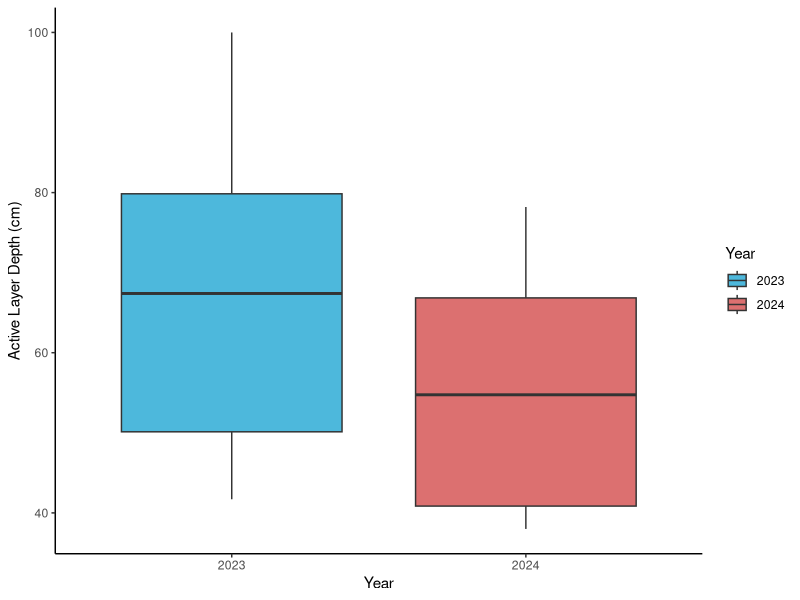
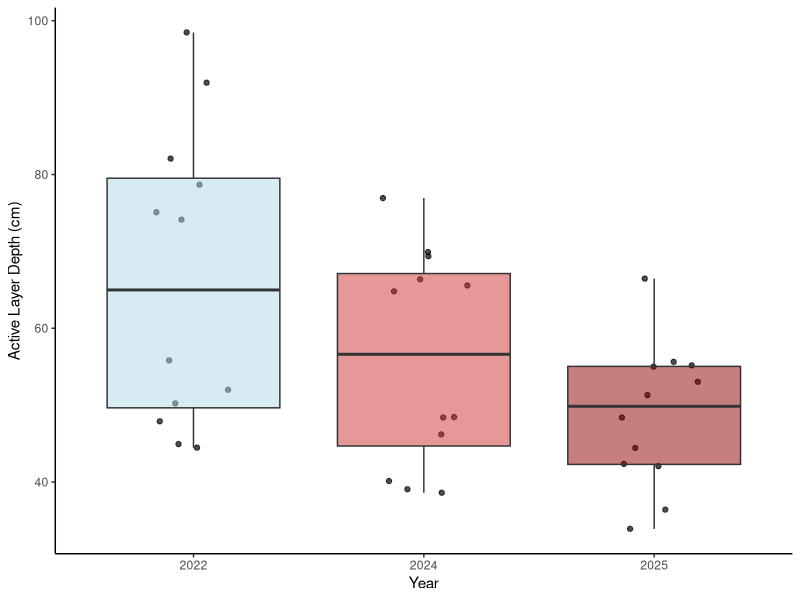

Source code (R) for these figures, in order: (Note: this script raises an error after producing the figures.)
# ACTIVE LAYER DEPTH COMPARISON
# 19/01/2026

# LOAD LIBRARIES----
library(ggplot2)
library(dplyr)
library(readxl)
library(tidyr)

# LOAD DATA----
ald_data <- read_excel("datasets/QHI_roots_data/active_layer_depths_data.xlsx")
ald_all_years<-read_excel("datasets/QHI_roots_data/active_layer_thaw_combined.xlsx")

# DATA CLEANING----
ald_data$year <- as.factor(ald_data$year)
ald_all_years$year <- as.factor(ald_all_years$year)

# ACTIVE LAYER 2022 VS 2024 ----
(ald_plot<-ald_data %>%
    filter(year %in% c(2023, 2024)) %>%
    ggplot(aes(x = year, y = depth, fill = as.factor(year))) +
    geom_boxplot(position = position_dodge(width = 0.8), alpha = 0.7) +
    labs(
      x = "Year",
      y = "Active Layer Depth (cm)",
      fill = "Year") +
    scale_fill_manual(values = c("2023" = "deepskyblue3", "2024" = "brown3"))+
    theme_classic() 
)

# WTF is active layer depth decreasing post heatwave- surely over the years active layer is getting bigger from permafrost thawing 
# some explanations 
# 1. Measurement error or inconsistencies in data collection methods between years or mixed up two years when putting data folder together 
# 2. Unusual weather patterns in 2024 that led to shallower active layers, such as increased precipitation or cooler temperatures (though doesn't correlate with temperature data)
# 3. Changes in vegetation cover or soil composition that could affect insulation and heat transfer to the permafrost layer- i.e. increase in vegetation cover, more mosses under warmer temperatures, create blanket and insulate?

# OLD PLOT -- ACTIVE LAYER 2022, 2024, 2025 COMPARISON----
(ald_all_years_plot<-ald_all_years %>%
    ggplot(aes(x = year, y = thaw_av, fill = as.factor(year))) +
    geom_jitter(width = 0.2, alpha = 0.7) +
    geom_boxplot(position = position_dodge(width = 0.8), alpha = 0.5) +
    labs(
      x = "Year",
      y = "Active Layer Depth (cm)",
      fill = "Year") +
    scale_fill_manual(values = c("2022" = "lightblue", "2024" = "brown3", "2025"= "darkred"))+
    theme_classic()+
    theme(legend.position = "none")
)

# Why is active layer decreasing over time? Unless its been labelled wrong and instead of active layer it should be permafrost layer? But how would they measure that?
# Makes more sense that over the years, with heatwaves and CC for active layer depth to increase as permafrost thaw increases?
# worth noting though that our root core depths only go to 30 cm which isn't even the minimum of any of these ald 
# so maybe the active layer depth data is correct but our root data isn't deep enough to capture roots in the full active layer?


# NEW PLOT- ACTIVE LAYER 2022, 2024, 2025 COMPARISON----

# clean data
ald_all_years <- ald_all_years %>%
  mutate(year = as.factor(year))
# filter data for in 2022 doy 217, in 2024 doy 223 & 224, in 2025 doy 223 & 225
ald_filtered <- ald_all_years %>%
  filter((year == 2022 & doy == 217) |
           (year == 2024 & doy %in% c(223, 224)) |
           (year == 2025 & doy %in% c(223, 225)))
# filtering for last sampling dates in each year to compare ALD across years 

# plot 
(ald_all_years_plot <- ggplot(ald_filtered, aes(x = year, y = thaw_av, fill = year)) +
    geom_jitter(width = 0.2, alpha = 0.7) +
    geom_boxplot(position = position_dodge(width = 0.8), alpha = 0.5) +
    labs(title = "Active Layer Depth Across Years at End of Growing Season",
         x = "Year",
         y = "Active Layer Depth (cm)") +
    scale_fill_manual(values = c("2022" = "brown1", "2024" = "brown3", "2025"= "darkred"))+
    theme_classic() +
    theme(legend.position = "none")
)


# ANOVA TEST ACTIVE LAYER DEPTH YEARS----
anova_ald<- aov(thaw_av ~ year, data = ald_all_years)
summary(anova_ald)
# significant difference in active layer depth between years (p-value = 0.0213)


# CHECK ASSUMPTIONS----
# normality of residuals
plot(anova_ald)
shapiro.test(residuals(anova_ald))
hist(residuals(anova_ald))
# normal?

# homogeneity of variance
bartlett.test(thaw_av ~ year, data = ald_all_years)
# also fine


# ACTIVE LAYER PAST YEARS----
# incls years post large thaw in 2023 
(ald_all_years<-ald_all_years %>%
    ggplot(aes(x = year, y = thaw_av)) +
    geom_point(alpha = 0.5) +
    geom_smooth(method = "lm")+
    labs(x = "Year",
         y = "Active Layer Depth (cm)") +
    theme_classic()+
    theme(axis.text.x = element_text(angle = 45, hjust = 1))+
   scale_y_reverse()+
   geom_hline(yintercept = 0, linetype = "dashed", color = "black", linewidth = 1)
   
)

# analysis of the line- not right, want to determine significance of ald across all years 
mod1 <- lm(thaw_av ~ as.numeric(as.character(year)), data = ald_all_years)
summary(mod1)
# p= 0.04861 - significant but when look at r2 value its 0.004
# very weak relationship between year and ald
# thaw depth decreasing by 0.10cm per year
# very small trend, but let's see what happens when we exclude the 2024 and 2025


# normality of residuals
plot(mod1)
shapiro.test(residuals(mod1))
hist(residuals(mod1))
# normal


# interesting, inclusion of 2024 and 2024 now changes the pattern
# from Isla's report, up until 2023, ALDs were increasing, but now decreasing/not changed now since 1986
# but this hides what has actually been happening i.e. the large thawing in 2023
# climate change is impacting, unlike what this figure would suggets 


# do figure removing years 2024 and 2025 to see how its been increasing ALD 
ald_pre2023 <- ald_all_years %>%
  filter(year %in% c(1986:2023))
(ald_pre2023_plot<-ald_pre2023 %>%
    ggplot(aes(x = year, y = thaw_av)) +
    geom_point(alpha = 0.5) +
    geom_smooth(method = "lm")+
    labs(x = "Year",
         y = "Active Layer Depth (cm)") +
    annotate("text", x = 1990, y = 5, label = "R2 = 0.24", size = 5, color = "black")+
    theme_classic()+
    theme(axis.text.x = element_text(angle = 45, hjust = 1))+
    scale_y_reverse()+
    geom_hline(yintercept = 0, linetype = "dashed", color = "black", linewidth = 1)
)
 



mod2 <- lm(thaw_av ~ as.numeric(as.character(year)), data = ald_pre2023)
summary(mod2)
# p <0,0001 - highly significant
# strong increasing trend - thaw depth increasing by 0.68 cm per year 
# r2 = 0.24, not amazing but good for natural data 
# means something happened in 2023- i.e. the thawing!
  # Pre-2023: Clear, strong increasing trend in thaw depth (deeper thawing over time)
  # Full dataset: Weak decreasing trend overall

# why? - multiple reasons we think
# 1. 2023 was an anomalous year with extreme heatwave causing unprecedented thawing
# 2. colder winters in 2024 delayed snowmelt (shown by later 100% snow free dates)
# 3. this caused a shorter thaw season, leading to shallower maximum thaw depth 
# 4. the active layer detachments/alds observed in 2023 remove the deepest thaw zones
  # why- slumps typically occur where thaw is deepest and ice lens becomes unstable 
  # when deep thaw areas detatch and slide away, left measuring shallower more stable areas, hence reducing active layer depth in 2024 and 2025 
